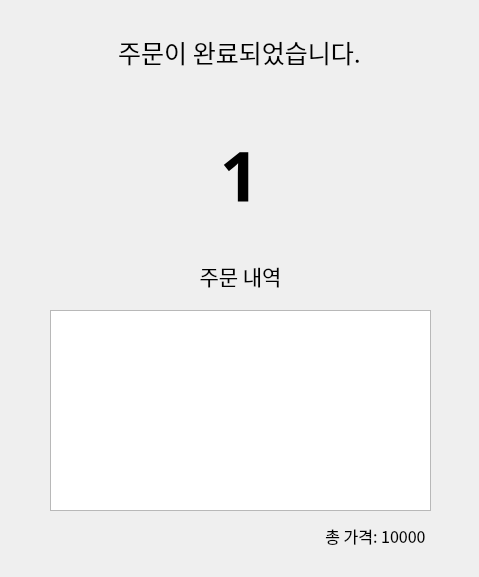
<?xml version="1.0" encoding="UTF-8"?>
<ui version="4.0">
 <class>Dialog</class>
 <widget class="QDialog" name="Dialog">
  <property name="geometry">
   <rect>
    <x>0</x>
    <y>0</y>
    <width>479</width>
    <height>577</height>
   </rect>
  </property>
  <property name="windowTitle">
   <string>Order Complete</string>
  </property>
  <widget class="QLabel" name="label_2">
   <property name="geometry">
    <rect>
     <x>0</x>
     <y>100</y>
     <width>479</width>
     <height>150</height>
    </rect>
   </property>
   <property name="maximumSize">
    <size>
     <width>16777215</width>
     <height>150</height>
    </size>
   </property>
   <property name="font">
    <font>
     <family>나눔바른고딕</family>
     <pointsize>52</pointsize>
     <weight>75</weight>
     <bold>true</bold>
    </font>
   </property>
   <property name="text">
    <string>1</string>
   </property>
   <property name="alignment">
    <set>Qt::AlignCenter</set>
   </property>
  </widget>
  <widget class="QLabel" name="label">
   <property name="geometry">
    <rect>
     <x>0</x>
     <y>30</y>
     <width>479</width>
     <height>45</height>
    </rect>
   </property>
   <property name="font">
    <font>
     <family>맑은 고딕</family>
     <pointsize>19</pointsize>
    </font>
   </property>
   <property name="text">
    <string>주문이 완료되었습니다.</string>
   </property>
   <property name="alignment">
    <set>Qt::AlignCenter</set>
   </property>
  </widget>
  <widget class="QLabel" name="label_3">
   <property name="geometry">
    <rect>
     <x>0</x>
     <y>250</y>
     <width>481</width>
     <height>51</height>
    </rect>
   </property>
   <property name="maximumSize">
    <size>
     <width>16777215</width>
     <height>100</height>
    </size>
   </property>
   <property name="font">
    <font>
     <family>나눔바른고딕</family>
     <pointsize>16</pointsize>
    </font>
   </property>
   <property name="text">
    <string>주문 내역</string>
   </property>
   <property name="alignment">
    <set>Qt::AlignCenter</set>
   </property>
  </widget>
  <widget class="QTableWidget" name="tableWidget">
   <property name="geometry">
    <rect>
     <x>50</x>
     <y>310</y>
     <width>381</width>
     <height>201</height>
    </rect>
   </property>
  </widget>
  <widget class="QLabel" name="label_4">
   <property name="geometry">
    <rect>
     <x>290</x>
     <y>520</y>
     <width>171</width>
     <height>31</height>
    </rect>
   </property>
   <property name="font">
    <font>
     <family>맑은 고딕</family>
     <pointsize>12</pointsize>
    </font>
   </property>
   <property name="text">
    <string>총 가격: 10000</string>
   </property>
   <property name="alignment">
    <set>Qt::AlignCenter</set>
   </property>
  </widget>
 </widget>
 <resources/>
 <connections/>
</ui>
